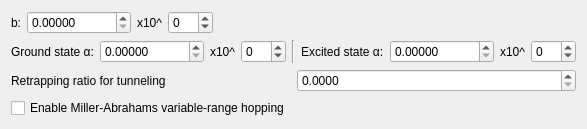
          <widget class="QWidget" name="tunnelingWidget" native="true">
           <layout class="QVBoxLayout" name="verticalLayout_9">
            <item>
             <layout class="QHBoxLayout" name="horizontalLayout_9">
              <item>
               <widget class="QLabel" name="label_27">
                <property name="text">
                 <string>b:</string>
                </property>
               </widget>
              </item>
              <item>
               <widget class="QDoubleSpinBox" name="b">
                <property name="layoutDirection">
                 <enum>Qt::LayoutDirection::LeftToRight</enum>
                </property>
                <property name="decimals">
                 <number>5</number>
                </property>
                <property name="maximum">
                 <double>100000000000000000.000000000000000</double>
                </property>
               </widget>
              </item>
              <item>
               <widget class="QLabel" name="label_45">
                <property name="text">
                 <string>x10^</string>
                </property>
               </widget>
              </item>
              <item>
               <widget class="QSpinBox" name="b_scientific">
                <property name="minimum">
                 <number>-99</number>
                </property>
               </widget>
              </item>
              <item>
               <spacer name="horizontalSpacer_9">
                <property name="orientation">
                 <enum>Qt::Orientation::Horizontal</enum>
                </property>
                <property name="sizeHint" stdset="0">
                 <size>
                  <width>40</width>
                  <height>20</height>
                 </size>
                </property>
               </spacer>
              </item>
             </layout>
            </item>
            <item>
             <layout class="QHBoxLayout" name="horizontalLayout_18">
              <item>
               <widget class="QLabel" name="label_23">
                <property name="text">
                 <string>Ground state α:</string>
                </property>
               </widget>
              </item>
              <item>
               <widget class="QDoubleSpinBox" name="alphaGS">
                <property name="layoutDirection">
                 <enum>Qt::LayoutDirection::LeftToRight</enum>
                </property>
                <property name="decimals">
                 <number>5</number>
                </property>
                <property name="maximum">
                 <double>10000000000000000.000000000000000</double>
                </property>
               </widget>
              </item>
              <item>
               <widget class="QLabel" name="label_49">
                <property name="text">
                 <string>x10^</string>
                </property>
               </widget>
              </item>
              <item>
               <widget class="QSpinBox" name="alphaGS_scientific">
                <property name="minimum">
                 <number>-99</number>
                </property>
               </widget>
              </item>
              <item>
               <widget class="Line" name="line_45">
                <property name="orientation">
                 <enum>Qt::Orientation::Vertical</enum>
                </property>
               </widget>
              </item>
              <item>
               <widget class="QLabel" name="label_24">
                <property name="text">
                 <string>Excited state α:</string>
                </property>
               </widget>
              </item>
              <item>
               <widget class="QDoubleSpinBox" name="alphaEX">
                <property name="layoutDirection">
                 <enum>Qt::LayoutDirection::LeftToRight</enum>
                </property>
                <property name="decimals">
                 <number>5</number>
                </property>
                <property name="maximum">
                 <double>10000000000000000.000000000000000</double>
                </property>
               </widget>
              </item>
              <item>
               <widget class="QLabel" name="label_50">
                <property name="text">
                 <string>x10^</string>
                </property>
               </widget>
              </item>
              <item>
               <widget class="QSpinBox" name="alphaEX_scientific">
                <property name="minimum">
                 <number>-99</number>
                </property>
               </widget>
              </item>
             </layout>
            </item>
            <item>
             <layout class="QHBoxLayout" name="horizontalLayout_21">
              <item>
               <widget class="QLabel" name="label_25">
                <property name="text">
                 <string>Retrapping ratio for tunneling</string>
                </property>
               </widget>
              </item>
              <item>
               <widget class="QDoubleSpinBox" name="retrapRatio">
                <property name="layoutDirection">
                 <enum>Qt::LayoutDirection::LeftToRight</enum>
                </property>
                <property name="decimals">
                 <number>4</number>
                </property>
                <property name="maximum">
                 <double>1.000000000000000</double>
                </property>
               </widget>
              </item>
             </layout>
            </item>
            <item>
             <widget class="QCheckBox" name="VRH">
              <property name="layoutDirection">
               <enum>Qt::LayoutDirection::LeftToRight</enum>
              </property>
              <property name="text">
               <string>Enable Miller-Abrahams variable-range hopping</string>
              </property>
             </widget>
            </item>
           </layout>
          </widget>
